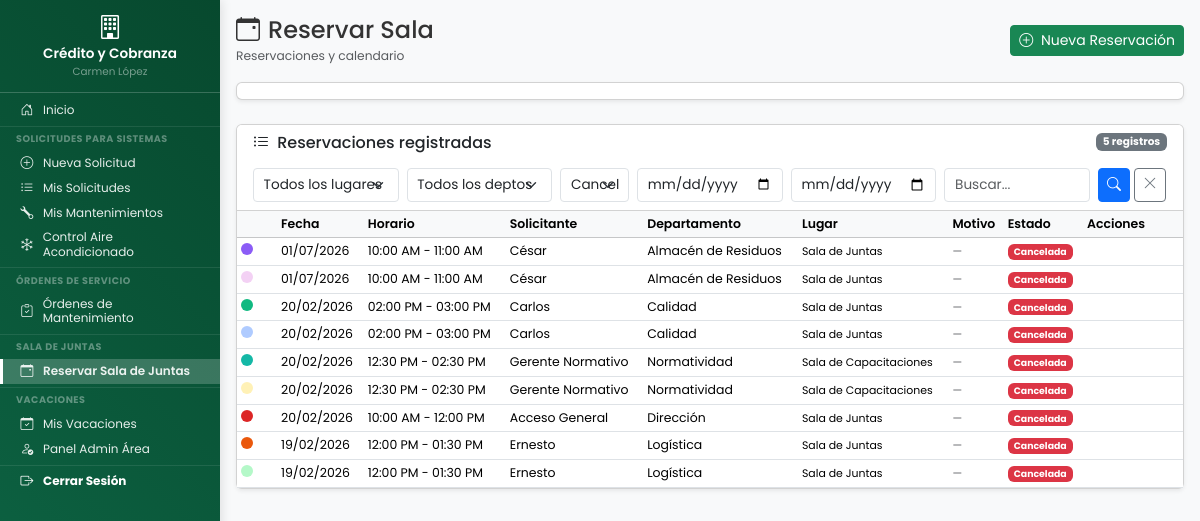
The app's page /dashboard/reservaciones/reservaciones_sala.php?estado=cancelada (signed in) with its own data.
### tables this page shows
CREATE TABLE `reservaciones_sala` (
  `id` int(11) NOT NULL,
  `solicitante_nombre` varchar(200) NOT NULL COMMENT 'Nombre del solicitante',
  `departamento` varchar(100) NOT NULL COMMENT 'Departamento del solicitante',
  `departamento_id` int(11) DEFAULT NULL COMMENT 'FK a tabla departamentos',
  `lugar` enum('sala_juntas','sala_capacitaciones') NOT NULL DEFAULT 'sala_juntas',
  `motivo` varchar(255) DEFAULT NULL,
  `usuario_id` int(11) NOT NULL COMMENT 'FK al usuario que creó la reservación',
  `fecha_reservacion` date NOT NULL COMMENT 'Fecha de la reservación',
  `hora_inicio` time NOT NULL COMMENT 'Hora de inicio (formato 24h: HH:MM:SS)',
  `hora_fin` time NOT NULL COMMENT 'Hora de término (formato 24h: HH:MM:SS)',
  `estado` enum('activa','cancelada') NOT NULL DEFAULT 'activa' COMMENT 'Estado de la reservación',
  `cancelado_por` int(11) DEFAULT NULL COMMENT 'ID del usuario que canceló',
  `motivo_cancelacion` text DEFAULT NULL COMMENT 'Razón de la cancelación',
  `fecha_cancelacion` datetime DEFAULT NULL COMMENT 'Cuándo se canceló',
  `fecha_creacion` datetime NOT NULL DEFAULT current_timestamp(),
  `fecha_actualizacion` datetime NOT NULL DEFAULT current_timestamp() ON UPDATE current_timestamp()
);

CREATE TABLE `departamentos` (
  `id` int(11) NOT NULL,
  `codigo` varchar(50) NOT NULL COMMENT 'Código único (ej: mantenimiento, sistemas)',
  `nombre` varchar(100) NOT NULL COMMENT 'Nombre completo para mostrar',
  `activo` tinyint(1) DEFAULT 1,
  `departamento_padre_id` int(11) DEFAULT NULL COMMENT 'ID del departamento padre (NULL = departamento principal)',
  `fecha_creacion` timestamp NOT NULL DEFAULT current_timestamp()
);

### includes/functions.php (called while the page is built, shortened)
<?php
function es_usuario_colaborativo() {
    return isset($_SESSION['es_colaborativo']) && $_SESSION['es_colaborativo'] === true;
}
?>

### includes/reservaciones/reservaciones_funciones.php (called while the page is built, shortened)
<?php
function obtener_nombre_lugar($codigo) {
    $lugares = [
        'sala_juntas'         => 'Sala de Juntas',
        'sala_capacitaciones' => 'Sala de Capacitaciones'
    ];
    return $lugares[$codigo] ?? $codigo;
}
function obtener_reservaciones_lista($filtros = []) {
    $pdo = conectarDB();
    $where = ["1=1"];
    $params = [];
    if (!empty($filtros['estado'])) {
        $where[] = "r.estado = :estado";
        $params[':estado'] = $filtros['estado'];
    } else {
        $where[] = "r.estado = 'activa'";
    }
    $where_sql = implode(' AND ', $where);
    $pagina = max(1, (int)($filtros['pagina'] ?? 1));
    $por_pagina = (int)($filtros['por_pagina'] ?? 15);
    $offset = ($pagina - 1) * $por_pagina;
    $stmt_count = $pdo->prepare("SELECT COUNT(*) as total FROM reservaciones_sala r WHERE {$where_sql}");
    $stmt_count->execute($params);
    $total = $stmt_count->fetch(PDO::FETCH_ASSOC)['total'];
    $stmt = $pdo->prepare("
        SELECT r.*, d.nombre AS departamento_nombre,
               COALESCE(c.color_hex, '#95A5A6') AS color_hex,
               COALESCE(c.color_texto, '#FFFFFF') AS color_texto
        FROM reservaciones_sala r
        LEFT JOIN departamentos d ON r.departamento_id = d.id
        LEFT JOIN colores_departamento c ON r.departamento_id = c.departamento_id
        WHERE {$where_sql}
        ORDER BY r.fecha_reservacion DESC, r.hora_inicio DESC
        LIMIT {$por_pagina} OFFSET {$offset}
    ");
    $stmt->execute($params);
    return [
        'reservaciones' => $stmt->fetchAll(PDO::FETCH_ASSOC),
        'total' => $total, 'pagina' => $pagina,
        'por_pagina' => $por_pagina,
        'total_paginas' => ceil($total / $por_pagina)
    ];
}
function formatear_hora_12h($hora_24h) {
    return date('h:i A', strtotime($hora_24h));
}

### dashboard/reservaciones/reservaciones_sala.php (the view, shortened to what this page needs)
<?php
require_once __DIR__ . '/../../includes/functions.php';
require_once __DIR__ . '/../../includes/reservaciones/reservaciones_funciones.php';
$filtros = [
    'estado' => $_GET['estado'] ?? 'activa',
    'departamento_id' => $_GET['departamento_id'] ?? '',
    'lugar' => $_GET['lugar'] ?? '',
    'fecha_desde' => $_GET['fecha_desde'] ?? '',
    'fecha_hasta' => $_GET['fecha_hasta'] ?? '',
    'busqueda' => $_GET['busqueda'] ?? '',
    'pagina' => $_GET['pagina'] ?? 1,
    'por_pagina' => 15
];
$resultado = obtener_reservaciones_lista($filtros);
$reservaciones = $resultado['reservaciones'];
$total_registros = $resultado['total'];
?>
<!DOCTYPE html>
<html lang="es">
<head>
    <link href="https://cdn.jsdelivr.net/npm/bootstrap@5.3.2/dist/css/bootstrap.min.css" rel="stylesheet">
    <link rel="stylesheet" href="https://cdn.jsdelivr.net/npm/bootstrap-icons@1.11.1/font/bootstrap-icons.css">
    <link rel="stylesheet" href="<?php echo URL_BASE; ?>assets/css/dashboard.css">
    <link rel="stylesheet" href="<?php echo URL_BASE; ?>assets/css/base/variables.css">
    <link rel="stylesheet" href="<?php echo URL_BASE; ?>assets/css/components/sidebar.css">
    <link rel="stylesheet" href="<?php echo URL_BASE; ?>assets/css/components/hamburger.css">
    <link rel="stylesheet" href="<?php echo URL_BASE; ?>assets/css/layouts/dashboard-layout.css">
    <link rel="stylesheet" href="<?php echo URL_BASE; ?>assets/css/utilities/responsive.css">
    <link href="https://cdn.jsdelivr.net/npm/fullcalendar@6.1.15/index.global.min.css" rel="stylesheet">
    <link rel="stylesheet" href="<?php echo URL_BASE; ?>assets/css/reservaciones.css">
</head>
<body>
    <div class="dashboard-container">
        <?php
        $depto = strtolower(trim($_SESSION['departamento'] ?? ''));
        if ($depto === 'sistemas') { include __DIR__ . '/../../includes/sidebar/sidebar_ti.php'; }
        elseif ($depto === 'mantenimiento') { include __DIR__ . '/../../includes/sidebar/sidebar_mantenimiento.php'; }
        elseif (function_exists('es_usuario_colaborativo') && es_usuario_colaborativo()) { include __DIR__ . '/../../includes/sidebar/sidebar_colaborativo.php'; }
        elseif (in_array($depto, ['logistica', 'almacen_residuos'])) { include __DIR__ . '/../../includes/sidebar/sidebar_sec.php'; }
        else { include __DIR__ . '/../../includes/sidebar/sidebar_normal.php'; }
        ?>
        <main class="main-content">
            <div class="container-fluid p-3">
                <div class="d-flex justify-content-between align-items-center mb-3">
                    <div>
                        <h4 class="mb-0"><i class="bi bi-calendar-event me-2"></i>Reservar Sala</h4>
                        <small class="text-muted">Reservaciones y calendario</small>
                    </div>
                    <a href="<?php echo URL_BASE; ?>dashboard/reservaciones/nueva_reservacion.php" class="btn btn-success btn-sm">
                        <i class="bi bi-plus-circle me-1"></i> Nueva Reservación
                    </a>
                </div>
                <div class="card mb-4 shadow-sm">
                    <div class="card-body p-2">
                    </div>
                </div>
                <div class="card shadow-sm">
                    <div class="card-header bg-white py-2">
                        <div class="d-flex justify-content-between align-items-center flex-wrap gap-2">
                            <h6 class="mb-0"><i class="bi bi-list-ul me-1"></i> Reservaciones registradas</h6>
                            <span class="badge bg-secondary"><?php echo $total_registros; ?> registros</span>
                        </div>
                        <form method="GET" class="row g-2 mt-2">
                            <div class="col-md-2">
                                <select name="lugar" class="form-select form-select-sm">
                                    <option value="">Todos los lugares</option>
                                </select>
                            </div>
                            <div class="col-md-2">
                                <select name="departamento_id" class="form-select form-select-sm">
                                    <option value="">Todos los deptos</option>
                                </select>
                            </div>
                            <div class="col-md-1">
                                <select name="estado" class="form-select form-select-sm">
                                    <option value="cancelada" <?php echo $filtros['estado'] === 'cancelada' ? 'selected' : ''; ?>>Canceladas</option>
                                </select>
                            </div>
                            <div class="col-md-2"><input type="date" name="fecha_desde" class="form-control form-control-sm" value="<?php echo $filtros['fecha_desde']; ?>"></div>
                            <div class="col-md-2"><input type="date" name="fecha_hasta" class="form-control form-control-sm" value="<?php echo $filtros['fecha_hasta']; ?>"></div>
                            <div class="col-md-2"><input type="text" name="busqueda" class="form-control form-control-sm" value="<?php echo htmlspecialchars($filtros['busqueda']); ?>" placeholder="Buscar..."></div>
                            <div class="col-md-1 d-flex gap-1">
                                <button type="submit" class="btn btn-primary btn-sm"><i class="bi bi-search"></i></button>
                                <a href="<?php echo URL_BASE; ?>dashboard/reservaciones/reservaciones_sala.php" class="btn btn-outline-secondary btn-sm"><i class="bi bi-x-lg"></i></a>
                            </div>
                        </form>
                    </div>
                    <div class="card-body p-0">
                        <div class="table-responsive">
                            <table class="table table-hover table-sm mb-0">
                                <thead class="table-light">
                                    <tr>
                                        <th style="width:40px"></th>
                                        <th>Fecha</th>
                                        <th>Horario</th>
                                        <th>Solicitante</th>
                                        <th>Departamento</th>
                                        <th>Lugar</th>
                                        <th>Motivo</th>
                                        <th>Estado</th>
                                        <th style="width:100px">Acciones</th>
                                    </tr>
                                </thead>
                                <tbody>
                                    <?php if (empty($reservaciones)): ?>
                                    <tr><td colspan="9" class="text-center text-muted py-4"><i class="bi bi-calendar-x fs-3 d-block mb-2"></i>No hay reservaciones</td></tr>
                                    <?php else: ?>
                                    <?php foreach ($reservaciones as $r): ?>
                                    <tr>
                                        <td><span class="d-inline-block rounded-circle" style="width:12px;height:12px;background-color:<?php echo $r['color_hex']; ?>"></span></td>
                                        <td><?php echo date('d/m/Y', strtotime($r['fecha_reservacion'])); ?></td>
                                        <td><?php echo formatear_hora_12h($r['hora_inicio']); ?> - <?php echo formatear_hora_12h($r['hora_fin']); ?></td>
                                        <td><?php echo htmlspecialchars($r['solicitante_nombre']); ?></td>
                                        <td><?php echo htmlspecialchars($r['departamento_nombre'] ?? ucfirst($r['departamento'])); ?></td>
                                        <td><small><?php echo obtener_nombre_lugar($r['lugar'] ?? 'sala_juntas'); ?></small></td>
                                        <td><small class="text-muted"><?php echo htmlspecialchars($r['motivo'] ?? '—'); ?></small></td>
                                        <td>
                                            <?php if ($r['estado'] === 'activa'): ?><span class="badge bg-success">Activa</span>
                                            <?php else: ?><span class="badge bg-danger">Cancelada</span><?php endif; ?>
                                        </td>
                                        <td>
                                        </td>
                                    </tr>
                                    <?php endforeach; ?>
                                    <?php endif; ?>
                                </tbody>
                            </table>
                        </div>
                    </div>
                </div>
            </div>
        </main>
    </div>
</body>
</html>

### assets/css/dashboard.css (style rules this page uses)
:root { --primary-color: #4158d0; --secondary-color: #c850c0; --gradient: linear-gradient(-135deg, #07492E, #0E6847); --gradient-hover: linear-gradient(-135deg, #1B3321, #04CF85); --sidebar-width: 220px; --navbar-height: 50px; }
body { font-family: 'Poppins', 'Segoe UI', Tahoma, Geneva, Verdana, sans-serif; background-color: #f8f9fa; overflow-x: hidden; font-size: 0.875rem; }
.dashboard-container { display: flex; min-height: 100vh; }
.main-content { margin-left: var(--sidebar-width); width: calc(100% - var(--sidebar-width)); min-height: 100vh; transition: all 0.3s ease; }
.form-control, .form-select { font-size: 0.85rem; padding: 0.35rem 0.6rem; }

### assets/css/base/variables.css (style rules this page uses)
:root { --color-primary: #4158d0; --color-secondary: #c850c0; --color-success: #198754; --color-warning: #ffc107; --color-danger: #dc3545; --color-info: #0dcaf0; --color-brand-dark: #07492E; --color-brand-light: #0E6847; --color-brand-hover-dark: #1B3321; --color-brand-hover-light: #04CF85; --gradient-primary: linear-gradient(-135deg, #07492E, #0E6847); --gradient-primary-hover: linear-gradient(-135deg, #1B3321, #04CF85); --gradient-purple: linear-gradient(135deg, #667eea 0%, #764ba2 100%); --gradient-green: linear-gradient(135deg, #2ecc71 0%, #27ae60 100%); --bg-body: #f8f9fa; --bg-card: #ffffff; --bg-sidebar: var(--gradient-primary); --bg-overlay: rgba(0, 0, 0, 0.5); --text-primary: #333333; --text-secondary: #6c757d; --text-muted: #adb5bd; --text-white: #ffffff; --text-dark: #212529; --border-color: #dee2e6; --border-color-light: #e9ecef; --border-radius-sm: 4px; --border-radius: 8px; --border-radius-lg: 10px; --border-radius-xl: 15px; --border-radius-pill: 50px; --shadow-sm: 0 1px 2px rgba(0, 0, 0, 0.08); --shadow: 0 2px 4px rgba(0, 0, 0, 0.1); --shadow-md: 0 4px 8px rgba(0, 0, 0, 0.12); --shadow-lg: 0 8px 16px rgba(0, 0, 0, 0.15); --shadow-sidebar: 2px 0 10px rgba(0, 0, 0, 0.1); --sidebar-width: 220px; --sidebar-width-collapsed: 0px; --navbar-height: 50px; --transition-fast: 0.15s ease; --transition-normal: 0.3s ease; --transition-slow: 0.5s ease; --z-dropdown: 100; --z-sticky: 500; --z-sidebar: 1000; --z-overlay: 1040; --z-modal: 1050; --z-hamburger: 1060; --z-toast: 1100; --font-family: 'Poppins', 'Segoe UI', Tahoma, Geneva, Verdana, sans-serif; --font-size-xs: 0.65rem; --font-size-sm: 0.75rem; --font-size-base: 0.875rem; --font-size-md: 0.85rem; --font-size-lg: 1rem; --font-size-xl: 1.25rem; --font-size-2xl: 1.5rem; --spacing-xs: 0.25rem; --spacing-sm: 0.5rem; --spacing-md: 1rem; --spacing-lg: 1.5rem; --spacing-xl: 2rem; }

### assets/css/layouts/dashboard-layout.css (style rules this page uses)
body { font-family: var(--font-family); background-color: var(--bg-body); overflow-x: hidden; font-size: var(--font-size-base); color: var(--text-primary); line-height: 1.5; }
.dashboard-container { display: flex; min-height: 100vh; width: 100%; }
.main-content { margin-left: var(--sidebar-width); width: calc(100% - var(--sidebar-width)); min-height: 100vh; transition: margin-left var(--transition-normal), width var(--transition-normal); background-color: var(--bg-body); }

### assets/css/reservaciones.css (style rules this page uses)
.table th { font-size: 0.78rem; font-weight: 600; white-space: nowrap; }
.table td { font-size: 0.78rem; vertical-align: middle; }

### records on screen
reservaciones_sala: fecha_reservacion "01/07/2026", hora_inicio "10:00 AM", hora_fin "11:00 AM", solicitante_nombre "César", departamento.nombre "Almacén de Residuos", lugar "Sala de Juntas", motivo "—", estado "Cancelada"
reservaciones_sala: fecha_reservacion "20/02/2026", hora_inicio "02:00 PM", hora_fin "03:00 PM", solicitante_nombre "Carlos", departamento.nombre "Calidad", lugar "Sala de Juntas", motivo "—", estado "Cancelada"
reservaciones_sala: fecha_reservacion "20/02/2026", hora_inicio "12:30 PM", hora_fin "02:30 PM", solicitante_nombre "Gerente Normativo", departamento.nombre "Normatividad", lugar "Sala de Capacitaciones", motivo "—", estado "Cancelada"
reservaciones_sala: fecha_reservacion "20/02/2026", hora_inicio "10:00 AM", hora_fin "12:00 PM", solicitante_nombre "Acceso General", departamento.nombre "Dirección", lugar "Sala de Juntas", motivo "—", estado "Cancelada"
reservaciones_sala: fecha_reservacion "19/02/2026", hora_inicio "12:00 PM", hora_fin "01:30 PM", solicitante_nombre "Ernesto", departamento.nombre "Logística", lugar "Sala de Juntas", motivo "—", estado "Cancelada"

### other values on screen
$_SESSION['departamento_nombre'] "Crédito y Cobranza"
$_SESSION['nombre_completo'] "Carmen López"
$total_registros "5"
